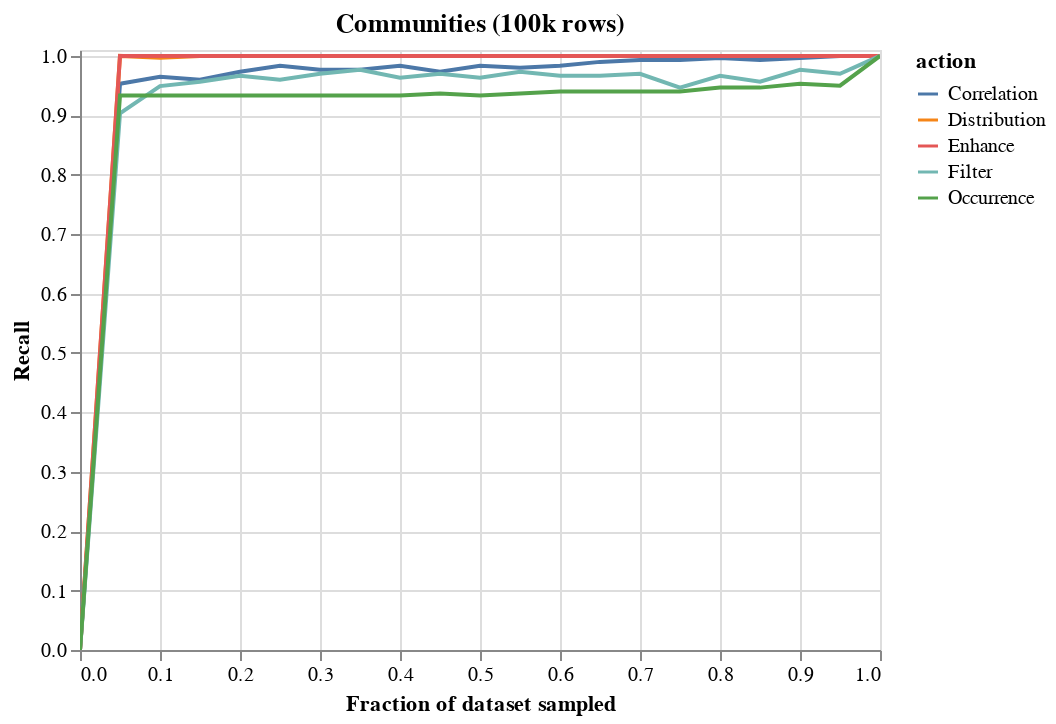

Write notebook code for a chart like this one.
### Code cell
import altair as alt
# df=pd.read_csv(f"result/sampling_error_communities.csv")
df = trial_df 
df = df.groupby(["nfrac","action"]).mean().reset_index()
alt.Chart(df,title="Communities (100k rows)").mark_line().encode(
    x = alt.X("nfrac",title="Fraction of dataset sampled"),#scale=alt.Scale(type="log")),
    y = alt.Y("Recall",scale=alt.Scale(domain=(0,1.01))),
    color = "action"
).interactive()

### Figure 1 — Vega-Lite specification as saved in the notebook (floating-point values rounded to 4 significant figures)
{"config": {"view": {"continuousWidth": 400, "continuousHeight": 300}}, "data": {"name": "data-b8762c960bda7b0b7976aecae2b5ae2c"}, "mark": "line", "encoding": {"color": {"type": "nominal", "field": "action"}, "x": {"type": "quantitative", "field": "nfrac", "title": "Fraction of dataset sampled"}, "y": {"type": "quantitative", "field": "Recall", "scale": {"domain": [0, 1.01]}}}, "selection": {"selector031": {"type": "interval", "bind": "scales", "encodings": ["x", "y"]}}, "title": "Communities (100k rows)", "$schema": "https://vega.github.io/schema/vega-lite/v4.8.1.json", "datasets": {"data-b8762c960bda7b0b7976aecae2b5ae2c": [{"nfrac": 0.0, "action": "Correlation", "Precision": 0.0, "Recall": 0.0, "FScore": 0.0}, {"nfrac": 0.0, "action": "Distribution", "Precision": 0.0, "Recall": 0.0, "FScore": 0.0}, {"nfrac": 0.0, "action": "Enhance", "Precision": 0.0, "Recall": 0.0, "FScore": 0.0}, {"nfrac": 0.0, "action": "Filter", "Precision": 0.0, "Recall": 0.0, "FScore": 0.0}, {"nfrac": 0.0, "action": "Occurrence", "Precision": 0.0, "Recall": 0.0, "FScore": 0.0}, {"nfrac": 0.05, "action": "Correlation", "Precision": 1.0, "Recall": 0.9533, "FScore": 0.9759}, {"nfrac": 0.05, "action": "Distribution", "Precision": 1.0, "Recall": 1.0, "FScore": 1.0}, {"nfrac": 0.05, "action": "Enhance", "Precision": 1.0, "Recall": 1.0, "FScore": 1.0}, {"nfrac": 0.05, "action": "Filter", "Precision": 1.0, "Recall": 0.9033, "FScore": 0.9461}, {"nfrac": 0.05, "action": "Occurrence", "Precision": 1.0, "Recall": 0.9333, "FScore": 0.9655}, {"nfrac": 0.1, "action": "Correlation", "Precision": 1.0, "Recall": 0.9651, "FScore": 0.9819}, {"nfrac": 0.1, "action": "Distribution", "Precision": 1.0, "Recall": 0.9968, "FScore": 0.9984}, {"nfrac": 0.1, "action": "Enhance", "Precision": 1.0, "Recall": 1.0, "FScore": 1.0}, {"nfrac": 0.1, "action": "Filter", "Precision": 1.0, "Recall": 0.9492, "FScore": 0.9734}, {"nfrac": 0.1, "action": "Occurrence", "Precision": 1.0, "Recall": 0.9333, "FScore": 0.9655}, {"nfrac": 0.15, "action": "Correlation", "Precision": 1.0, "Recall": 0.96, "FScore": 0.9793}, {"nfrac": 0.15, "action": "Distribution", "Precision": 1.0, "Recall": 1.0, "FScore": 1.0}, {"nfrac": 0.15, "action": "Enhance", "Precision": 1.0, "Recall": 1.0, "FScore": 1.0}, {"nfrac": 0.15, "action": "Filter", "Precision": 1.0, "Recall": 0.9567, "FScore": 0.9772}, {"nfrac": 0.15, "action": "Occurrence", "Precision": 1.0, "Recall": 0.9333, "FScore": 0.9655}, {"nfrac": 0.2, "action": "Correlation", "Precision": 1.0, "Recall": 0.9733, "FScore": 0.9862}, {"nfrac": 0.2, "action": "Distribution", "Precision": 1.0, "Recall": 1.0, "FScore": 1.0}, {"nfrac": 0.2, "action": "Enhance", "Precision": 1.0, "Recall": 1.0, "FScore": 1.0}, {"nfrac": 0.2, "action": "Filter", "Precision": 1.0, "Recall": 0.9667, "FScore": 0.9828}, {"nfrac": 0.2, "action": "Occurrence", "Precision": 1.0, "Recall": 0.9333, "FScore": 0.9655}, {"nfrac": 0.25, "action": "Correlation", "Precision": 1.0, "Recall": 0.9833, "FScore": 0.9914}, {"nfrac": 0.25, "action": "Distribution", "Precision": 1.0, "Recall": 1.0, "FScore": 1.0}, {"nfrac": 0.25, "action": "Enhance", "Precision": 1.0, "Recall": 1.0, "FScore": 1.0}, {"nfrac": 0.25, "action": "Filter", "Precision": 1.0, "Recall": 0.96, "FScore": 0.9793}, {"nfrac": 0.25, "action": "Occurrence", "Precision": 1.0, "Recall": 0.9333, "FScore": 0.9655}, {"nfrac": 0.3, "action": "Correlation", "Precision": 1.0, "Recall": 0.9767, "FScore": 0.9879}, {"nfrac": 0.3, "action": "Distribution", "Precision": 1.0, "Recall": 1.0, "FScore": 1.0}, {"nfrac": 0.3, "action": "Enhance", "Precision": 1.0, "Recall": 1.0, "FScore": 1.0}, {"nfrac": 0.3, "action": "Filter", "Precision": 1.0, "Recall": 0.97, "FScore": 0.9845}, {"nfrac": 0.3, "action": "Occurrence", "Precision": 1.0, "Recall": 0.9333, "FScore": 0.9655}, {"nfrac": 0.35, "action": "Correlation", "Precision": 1.0, "Recall": 0.9767, "FScore": 0.9879}, {"nfrac": 0.35, "action": "Distribution", "Precision": 1.0, "Recall": 1.0, "FScore": 1.0}, {"nfrac": 0.35, "action": "Enhance", "Precision": 1.0, "Recall": 1.0, "FScore": 1.0}, {"nfrac": 0.35, "action": "Filter", "Precision": 1.0, "Recall": 0.9767, "FScore": 0.9879}, {"nfrac": 0.35, "action": "Occurrence", "Precision": 1.0, "Recall": 0.9333, "FScore": 0.9655}, {"nfrac": 0.4, "action": "Correlation", "Precision": 1.0, "Recall": 0.9833, "FScore": 0.9914}, {"nfrac": 0.4, "action": "Distribution", "Precision": 1.0, "Recall": 1.0, "FScore": 1.0}, {"nfrac": 0.4, "action": "Enhance", "Precision": 1.0, "Recall": 1.0, "FScore": 1.0}, {"nfrac": 0.4, "action": "Filter", "Precision": 1.0, "Recall": 0.9633, "FScore": 0.981}, {"nfrac": 0.4, "action": "Occurrence", "Precision": 1.0, "Recall": 0.9333, "FScore": 0.9655}, {"nfrac": 0.45, "action": "Correlation", "Precision": 1.0, "Recall": 0.9733, "FScore": 0.9862}, {"nfrac": 0.45, "action": "Distribution", "Precision": 1.0, "Recall": 1.0, "FScore": 1.0}, {"nfrac": 0.45, "action": "Enhance", "Precision": 1.0, "Recall": 1.0, "FScore": 1.0}, {"nfrac": 0.45, "action": "Filter", "Precision": 1.0, "Recall": 0.97, "FScore": 0.9845}, {"nfrac": 0.45, "action": "Occurrence", "Precision": 1.0, "Recall": 0.9367, "FScore": 0.9672}, {"nfrac": 0.5, "action": "Correlation", "Precision": 1.0, "Recall": 0.9833, "FScore": 0.9914}, {"nfrac": 0.5, "action": "Distribution", "Precision": 1.0, "Recall": 1.0, "FScore": 1.0}, {"nfrac": 0.5, "action": "Enhance", "Precision": 1.0, "Recall": 1.0, "FScore": 1.0}, {"nfrac": 0.5, "action": "Filter", "Precision": 1.0, "Recall": 0.9633, "FScore": 0.981}, {"nfrac": 0.5, "action": "Occurrence", "Precision": 1.0, "Recall": 0.9333, "FScore": 0.9655}, {"nfrac": 0.55, "action": "Correlation", "Precision": 1.0, "Recall": 0.98, "FScore": 0.9897}, {"nfrac": 0.55, "action": "Distribution", "Precision": 1.0, "Recall": 1.0, "FScore": 1.0}, {"nfrac": 0.55, "action": "Enhance", "Precision": 1.0, "Recall": 1.0, "FScore": 1.0}, {"nfrac": 0.55, "action": "Filter", "Precision": 1.0, "Recall": 0.9733, "FScore": 0.9862}, {"nfrac": 0.55, "action": "Occurrence", "Precision": 1.0, "Recall": 0.9367, "FScore": 0.9672}, {"nfrac": 0.6, "action": "Correlation", "Precision": 1.0, "Recall": 0.9833, "FScore": 0.9914}, {"nfrac": 0.6, "action": "Distribution", "Precision": 1.0, "Recall": 1.0, "FScore": 1.0}, {"nfrac": 0.6, "action": "Enhance", "Precision": 1.0, "Recall": 1.0, "FScore": 1.0}, {"nfrac": 0.6, "action": "Filter", "Precision": 1.0, "Recall": 0.9667, "FScore": 0.9828}, {"nfrac": 0.6, "action": "Occurrence", "Precision": 1.0, "Recall": 0.94, "FScore": 0.969}, {"nfrac": 0.65, "action": "Correlation", "Precision": 1.0, "Recall": 0.99, "FScore": 0.9948}, {"nfrac": 0.65, "action": "Distribution", "Precision": 1.0, "Recall": 1.0, "FScore": 1.0}, {"nfrac": 0.65, "action": "Enhance", "Precision": 1.0, "Recall": 1.0, "FScore": 1.0}, {"nfrac": 0.65, "action": "Filter", "Precision": 1.0, "Recall": 0.9667, "FScore": 0.9828}, {"nfrac": 0.65, "action": "Occurrence", "Precision": 1.0, "Recall": 0.94, "FScore": 0.969}, {"nfrac": 0.7, "action": "Correlation", "Precision": 1.0, "Recall": 0.9933, "FScore": 0.9966}, {"nfrac": 0.7, "action": "Distribution", "Precision": 1.0, "Recall": 1.0, "FScore": 1.0}, {"nfrac": 0.7, "action": "Enhance", "Precision": 1.0, "Recall": 1.0, "FScore": 1.0}, {"nfrac": 0.7, "action": "Filter", "Precision": 1.0, "Recall": 0.97, "FScore": 0.9845}, {"nfrac": 0.7, "action": "Occurrence", "Precision": 1.0, "Recall": 0.94, "FScore": 0.969}, {"nfrac": 0.75, "action": "Correlation", "Precision": 1.0, "Recall": 0.9933, "FScore": 0.9966}, {"nfrac": 0.75, "action": "Distribution", "Precision": 1.0, "Recall": 1.0, "FScore": 1.0}, {"nfrac": 0.75, "action": "Enhance", "Precision": 1.0, "Recall": 1.0, "FScore": 1.0}, {"nfrac": 0.75, "action": "Filter", "Precision": 1.0, "Recall": 0.9467, "FScore": 0.9724}, {"nfrac": 0.75, "action": "Occurrence", "Precision": 1.0, "Recall": 0.94, "FScore": 0.969}, {"nfrac": 0.8, "action": "Correlation", "Precision": 1.0, "Recall": 0.9967, "FScore": 0.9983}, {"nfrac": 0.8, "action": "Distribution", "Precision": 1.0, "Recall": 1.0, "FScore": 1.0}, {"nfrac": 0.8, "action": "Enhance", "Precision": 1.0, "Recall": 1.0, "FScore": 1.0}, {"nfrac": 0.8, "action": "Filter", "Precision": 1.0, "Recall": 0.9667, "FScore": 0.9828}, {"nfrac": 0.8, "action": "Occurrence", "Precision": 1.0, "Recall": 0.9467, "FScore": 0.9724}, {"nfrac": 0.85, "action": "Correlation", "Precision": 1.0, "Recall": 0.9933, "FScore": 0.9966}, {"nfrac": 0.85, "action": "Distribution", "Precision": 1.0, "Recall": 1.0, "FScore": 1.0}, {"nfrac": 0.85, "action": "Enhance", "Precision": 1.0, "Recall": 1.0, "FScore": 1.0}, {"nfrac": 0.85, "action": "Filter", "Precision": 1.0, "Recall": 0.9567, "FScore": 0.9776}, {"nfrac": 0.85, "action": "Occurrence", "Precision": 1.0, "Recall": 0.9467, "FScore": 0.9724}, {"nfrac": 0.9, "action": "Correlation", "Precision": 1.0, "Recall": 0.9967, "FScore": 0.9983}, {"nfrac": 0.9, "action": "Distribution", "Precision": 1.0, "Recall": 1.0, "FScore": 1.0}, {"nfrac": 0.9, "action": "Enhance", "Precision": 1.0, "Recall": 1.0, "FScore": 1.0}, {"nfrac": 0.9, "action": "Filter", "Precision": 1.0, "Recall": 0.9767, "FScore": 0.9879}, {"nfrac": 0.9, "action": "Occurrence", "Precision": 1.0, "Recall": 0.9533, "FScore": 0.9759}, {"nfrac": 0.95, "action": "Correlation", "Precision": 1.0, "Recall": 1.0, "FScore": 1.0}, {"nfrac": 0.95, "action": "Distribution", "Precision": 1.0, "Recall": 1.0, "FScore": 1.0}, {"nfrac": 0.95, "action": "Enhance", "Precision": 1.0, "Recall": 1.0, "FScore": 1.0}, {"nfrac": 0.95, "action": "Filter", "Precision": 1.0, "Recall": 0.97, "FScore": 0.9845}, {"nfrac": 0.95, "action": "Occurrence", "Precision": 1.0, "Recall": 0.95, "FScore": 0.9741}, {"nfrac": 1.0, "action": "Correlation", "Precision": 1.0, "Recall": 1.0, "FScore": 1.0}, {"nfrac": 1.0, "action": "Distribution", "Precision": 1.0, "Recall": 1.0, "FScore": 1.0}, {"nfrac": 1.0, "action": "Enhance", "Precision": 1.0, "Recall": 1.0, "FScore": 1.0}, {"nfrac": 1.0, "action": "Filter", "Precision": 1.0, "Recall": 1.0, "FScore": 1.0}, {"nfrac": 1.0, "action": "Occurrence", "Precision": 1.0, "Recall": 1.0, "FScore": 1.0}]}}
